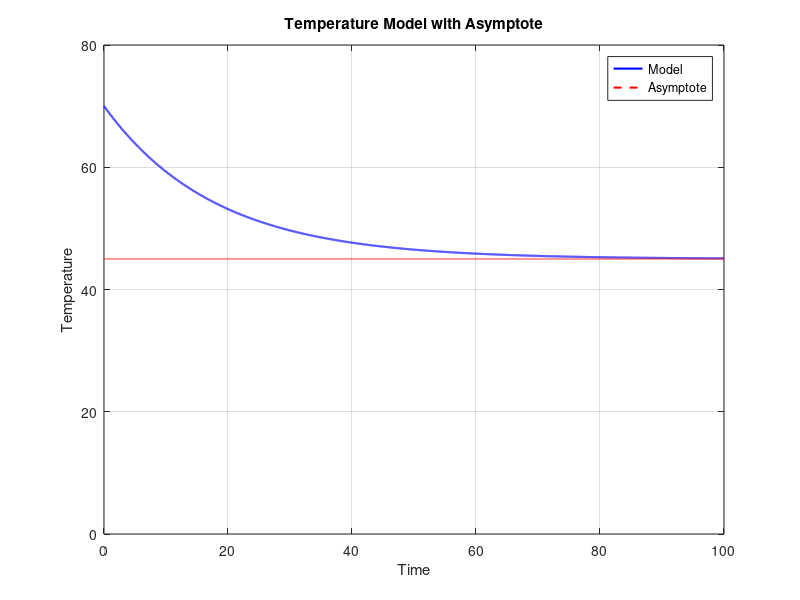

This figure's MATLAB source:
clear

t = 0:0.01:100;
model = 25 * exp(-0.056 * t) + 45;

% Create a figure
figure;

% Plot the model
plot(t, model, 'b-', 'LineWidth', 1.5);
hold on;

% Plot the asymptote
asym = 45 * ones(size(t)); % Create a constant array for the asymptote
plot(t, asym, 'r--', 'LineWidth', 1.5); % Dashed red line for the asymptote

% Set new y-axis limits to make the asymptote clearer
ylim([0 80]); % Adjust the limits to ensure the asymptote is visible

% Labels and title
xlabel("Time");
ylabel("Temperature");
title("Temperature Model with Asymptote");
legend('Model', 'Asymptote', 'Location', 'Best');
grid on;

% Release the hold
hold off;

